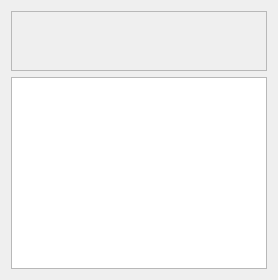
      <widget class="QWidget" name="gaia_page">
       <layout class="QGridLayout" name="gridLayout_5">
        <item row="1" column="0">
         <widget class="QTableWidget" name="gaia_tableWidget">
          <property name="editTriggers">
           <set>QAbstractItemView::NoEditTriggers</set>
          </property>
         </widget>
        </item>
        <item row="0" column="0">
         <widget class="QFrame" name="frame_8">
          <property name="minimumSize">
           <size>
            <width>0</width>
            <height>60</height>
           </size>
          </property>
          <property name="maximumSize">
           <size>
            <width>16777215</width>
            <height>60</height>
           </size>
          </property>
          <property name="frameShape">
           <enum>QFrame::StyledPanel</enum>
          </property>
          <property name="frameShadow">
           <enum>QFrame::Raised</enum>
          </property>
          <layout class="QGridLayout" name="gridLayout_13">
           <item row="0" column="0" alignment="Qt::AlignHCenter|Qt::AlignVCenter">
            <widget class="QLabel" name="gaialabel">
             <property name="minimumSize">
              <size>
               <width>50</width>
               <height>50</height>
              </size>
             </property>
             <property name="maximumSize">
              <size>
               <width>50</width>
               <height>50</height>
              </size>
             </property>
             <property name="text">
              <string/>
             </property>
             <property name="pixmap">
              <pixmap resource="../icon.qrc">:/icon/icon/Logo_Gaia.png</pixmap>
             </property>
             <property name="scaledContents">
              <bool>true</bool>
             </property>
            </widget>
           </item>
          </layout>
         </widget>
        </item>
       </layout>
      </widget>
